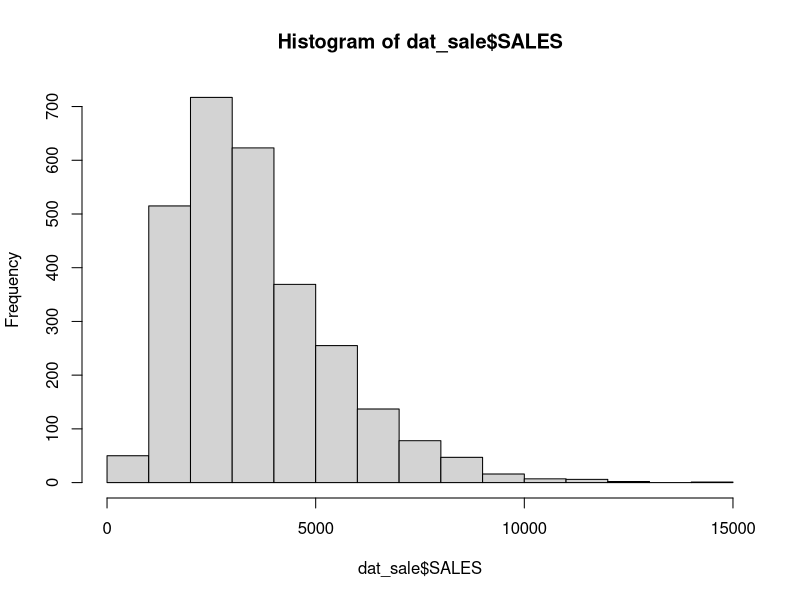
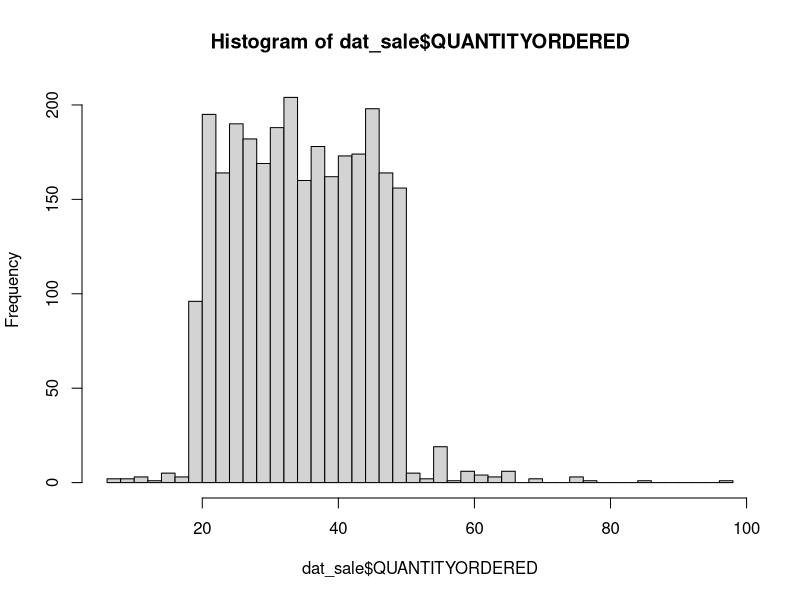
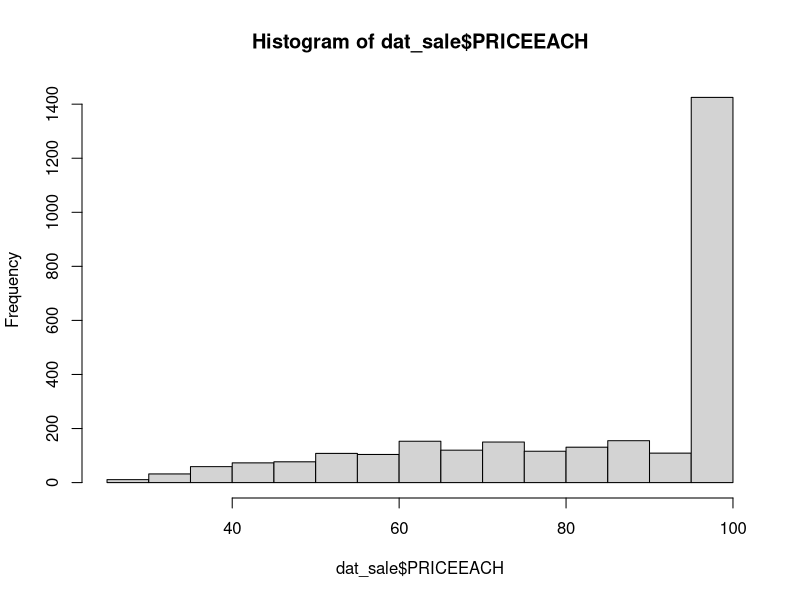
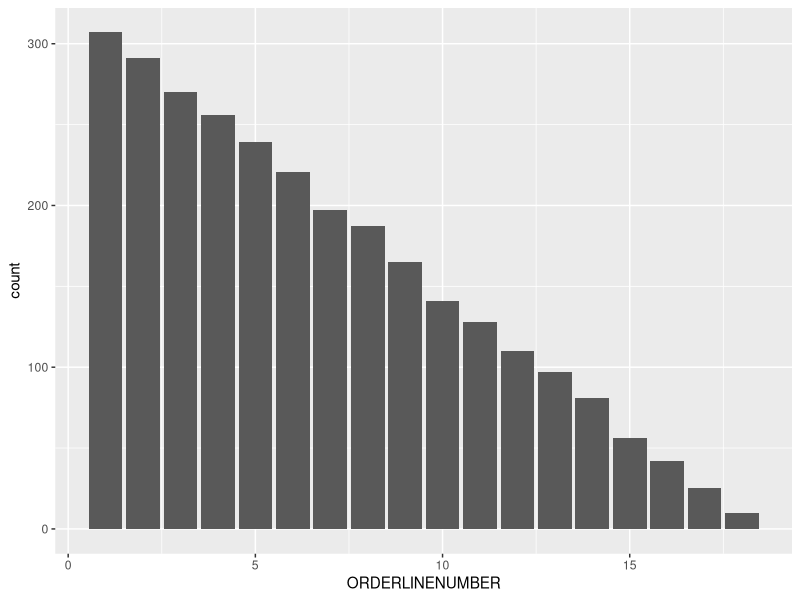
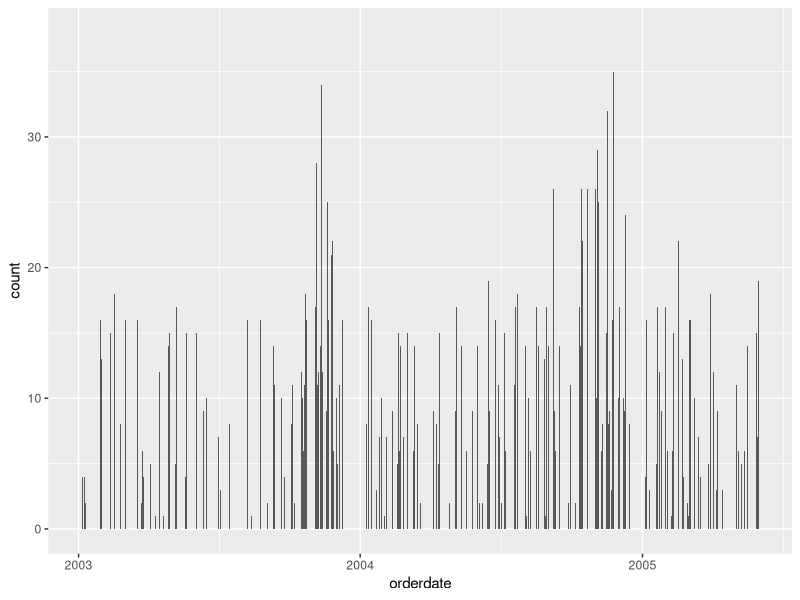
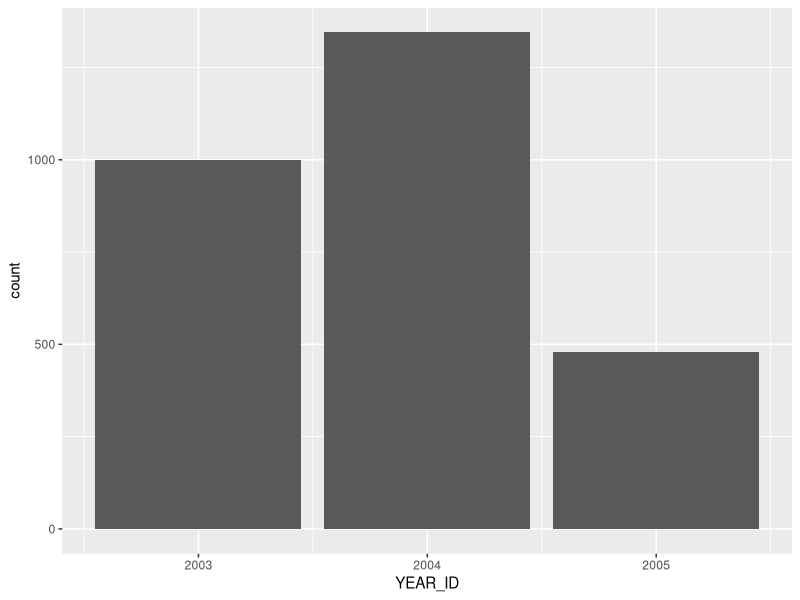
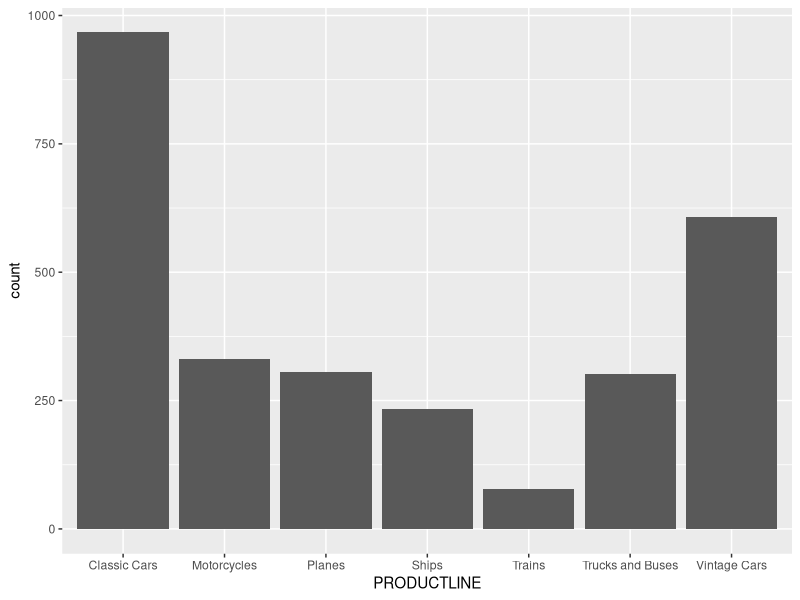
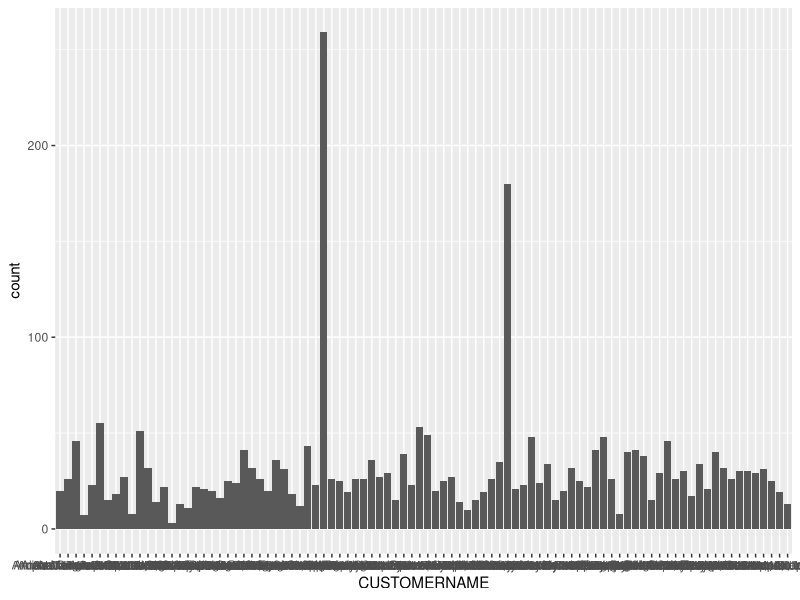

Reproduce these figures in R, in order.
## ---- chunk 1
library(tidyverse)
library(gridExtra)
library(lme4)
setwd("~/GitHub/InterSECT_job_sim")
## ---- chunk 2
dat_sale <- read_csv("sales_data_sample-1.csv")
head(dat_sale)
dat_sale <- dat_sale %>% mutate (orderdate = parse_date(ORDERDATE, "%m/%d/%Y"))
## ---- chunk 3
phs <- hist(dat_sale$SALES)
## ---- chunk 4
phq <- hist(dat_sale$QUANTITYORDERED, breaks = 40) 
## ---- chunk 5
phpr <- hist(dat_sale$PRICEEACH)
## ---- chunk 6
pbn <- ggplot(dat_sale, aes(ORDERLINENUMBER))+geom_bar()
pbn
## ---- chunk 7
pbd <- ggplot(dat_sale, aes(orderdate))+geom_bar()
pbd
## ---- chunk 8
pby <- ggplot(dat_sale, aes(YEAR_ID))+geom_bar()
range(dat_sale$orderdate)
pby
## ---- chunk 9
pbc <- ggplot(dat_sale, aes(PRODUCTLINE))+geom_bar()
pbc
## ---- chunk 10
pbcus <- ggplot(dat_sale, aes(CUSTOMERNAME))+geom_bar()
pbcus
## ---- chunk 11
pbcity <- ggplot(dat_sale, aes(CITY, color = COUNTRY))+geom_bar()
pbcity
## ---- chunk 12
dat_sale %>% group_by (CUSTOMERNAME) %>%
  summarize(orderN = n(), sale = mean(SALES))%>%
  ungroup() %>%
  summarize(median_order = median(orderN), median_sale = median(sale))
dat_sale %>% group_by (CUSTOMERNAME) %>% 
  summarize(orderN = n(), sale = mean(SALES), 
            city = sample(CITY,1), country = sample(COUNTRY,1)) %>%
  filter(orderN > 50 ) # look at only customers with more than 50 orders

## ---- chunk 13
pbdeal <- ggplot(dat_sale, aes(DEALSIZE))+geom_bar()
pbdeal
## ---- chunk 14
ggplot(dat_sale, aes(I(QUANTITYORDERED*PRICEEACH), SALES))+geom_point()
## ---- chunk 15
ggplot(dat_sale, aes(SALES, color = DEALSIZE))+geom_bar()
## ---- chunk 16
dat_sale %>%
  group_by(MSRP,PRODUCTCODE) %>%
  summarise(n = n())
length(levels(as.factor(dat_sale$PRODUCTCODE)))
length(levels(as.factor(dat_sale$MSRP)))
## ---- chunk 17
dat_sale %>%
  group_by(ORDERNUMBER) %>%
  summarise(n = n(), a = mean(SALES), b = sd(SALES))
## ---- chunk 18
data_model <- dat_sale %>% filter(STATUS %in% c("In Process", "Resolved", "Shipped")) %>%
  na.omit
## ---- chunk 19
FIT1 <- lmer(data = data_model, 
             SALES ~ scale(QUANTITYORDERED)*scale(PRICEEACH) + (ORDERLINENUMBER) + 
                     as.factor(QTR_ID) + as.factor(YEAR_ID) + 
                    (1|PRODUCTLINE) + (1|PRODUCTCODE) + (1|CUSTOMERNAME) + (1|CITY) + (1|STATE) + (1|COUNTRY) + (1|ORDERNUMBER)) 
summary(FIT1)
## ---- chunk 20
FIT2 <- update(FIT1, .~. -as.factor(QTR_ID) - as.factor(YEAR_ID))
anova(FIT1, FIT2)
## ---- chunk 21
FIT3 <- update(FIT2, .~. - (1|CUSTOMERNAME) - (1|CITY) - (1|STATE) - (1|COUNTRY) - (1|ORDERNUMBER))
anova(FIT2, FIT3)
## ---- chunk 22
FITR <- lmer( data = dat_sale, 
             SALES ~ scale(QUANTITYORDERED)*scale(PRICEEACH) + ORDERLINENUMBER + 
                     (1|STATUS) +
                     (1|PRODUCTLINE) + (1|PRODUCTCODE))
summary(FITR)
